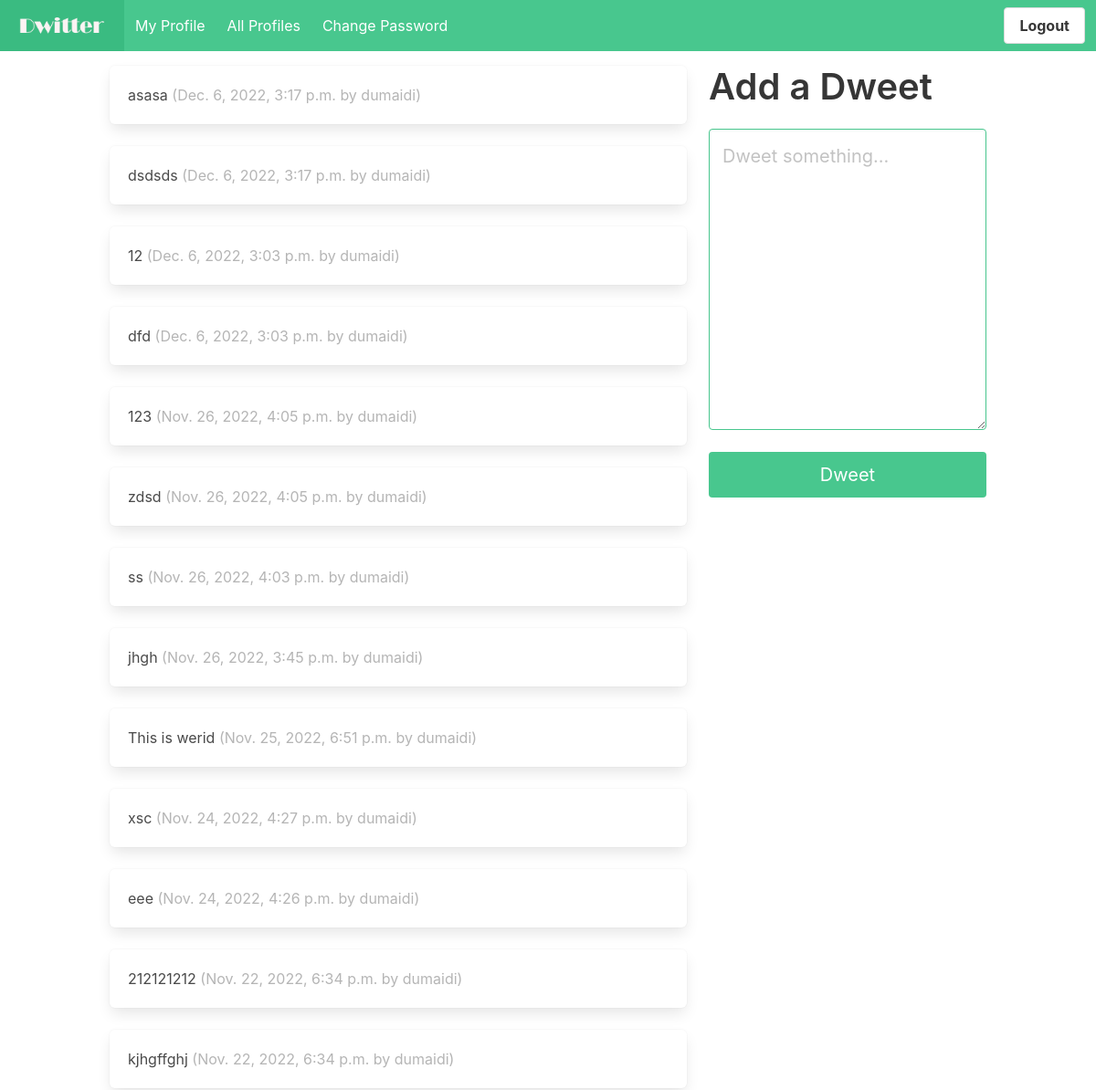
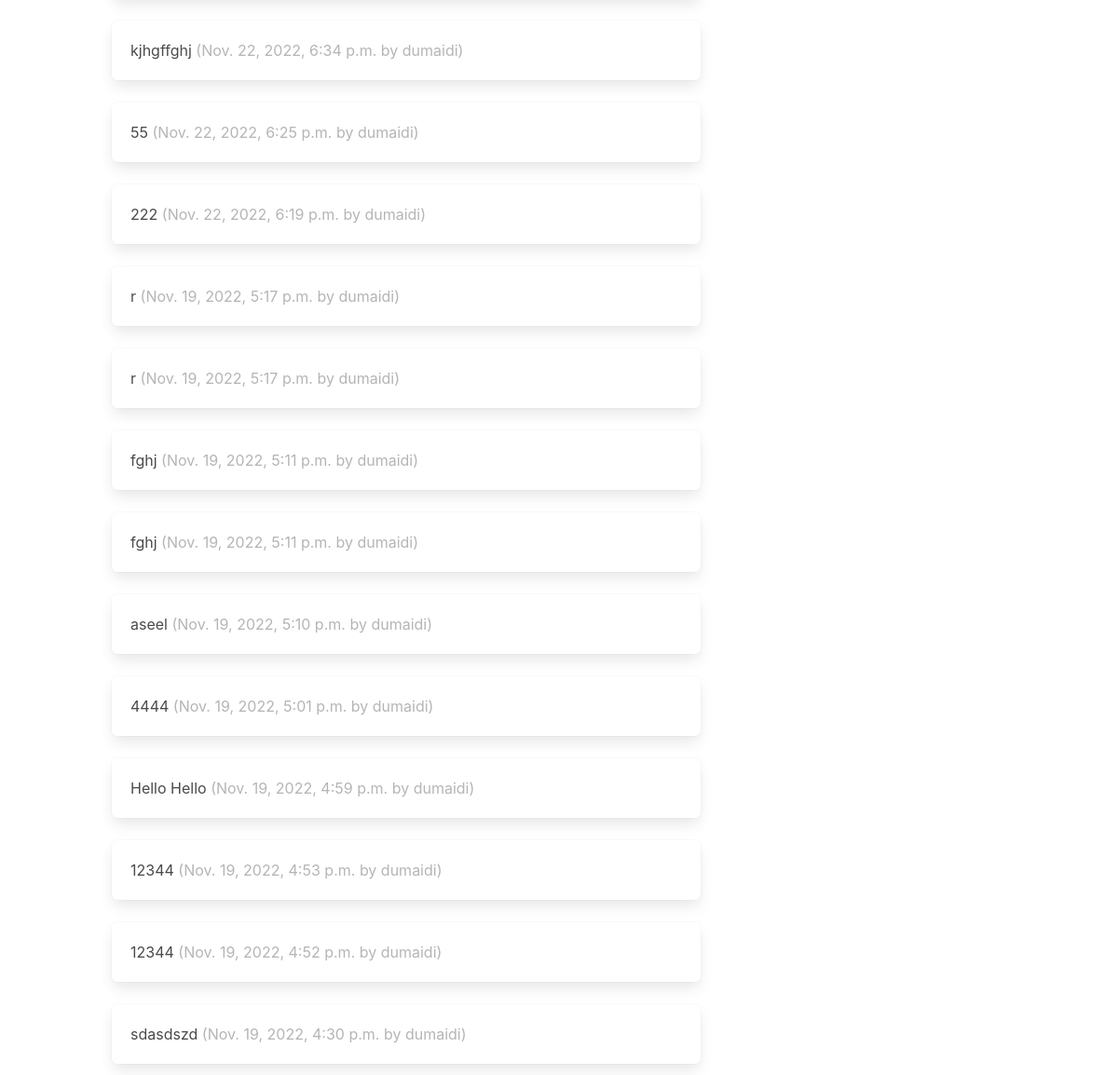
/dwitter/ (signed in), run on the app's committed database (2 pictures, top to bottom).
### dwitter/models.py (models this page shows, shortened)
class Dweet(models.Model):
    user = models.ForeignKey(
    User, related_name="dweets", on_delete=models.DO_NOTHING
    )
    body = models.CharField(max_length=140)
    created_at = models.DateTimeField(auto_now_add=True)

### dwitter/views.py (the view)
# urls.py: path("", dashboard, name="dashboard"),
@login_required
def dashboard(request):
    form = DweetForm(request.POST or None)
    if request.method == "POST":
        if form.is_valid():
            dweet = form.save(commit=False)
            dweet.user = request.user
            dweet.save()
            return redirect("dwitter:dashboard")
    followed_dweets = Dweet.objects.filter(
        user__profile__in=request.user.profile.follows.all()
    ).order_by("-created_at")
    return render(request,"dwitter/dashboard.html",{"form": form, "dweets": followed_dweets},)

### dwitter/forms.py
class DweetForm(forms.ModelForm):
    body = forms.CharField(
        required=True,
        widget=forms.widgets.Textarea(
            attrs={
            "placeholder": "Dweet something...",
            "class": "textarea is-success is-medium",
            }
        ),
        label="",
    )
    class Meta:
        model = Dweet
        exclude = ("user", )

### dwitter/templates/dwitter/dashboard.html (shortened to what this page needs)
{% extends 'base.html' %}
{% block content %}
<div class="column">
    {% for dweet in dweets %}
        <div class="box">
            {{dweet.body}}
            <span class="is-small has-text-grey-light">
                ({{ dweet.created_at }} by {{ dweet.user.username }})
            </span>
        </div>
    {% endfor %}
</div>
<div class="column is-one-third" id="post_form">
    <div class="block">
        <div class="block">
            <h2 class="title is-2">Add a Dweet</p>
        </div>
        <div class="block">
            <form method="post">
                {{ form.as_p }}
                <button class="button is-success is-fullwidth is-medium mt-5"
                        type="submit">Dweet
                </button>
            </form>
        </div>
    </div>
</div>
{% endblock content %}

### templates/base.html (shortened to what this page needs)
{% load static %}
<!DOCTYPE html>
<html lang="en">
  <head>
    <link rel="stylesheet" href="https://cdn.jsdelivr.net/npm/bulma@0.9.3/css/bulma.min.css" />
  </head>
  <body >
    <section class="hero is-small is-success mb-4">
    <nav class="navbar is-success " role="navigation" aria-label="main navigation" >
      <div class="navbar-brand">
        <a class="navbar-item" href="{% url 'dwitter:dashboard' %}">
          <img src="{% static "img/dwitter.png" %}" width="112" height="28">
        </a>
      </div>
      <div id="navbarBasicExample" class="navbar-menu">
        <div class="navbar-start">
           {% if request.user.is_authenticated %}
          <a class="navbar-item"  href="{% url 'dwitter:profile' request.user.profile.id %}">
            My Profile
          </a>
          <a class="navbar-item"  href="{% url 'dwitter:profile_list' %}">
            All Profiles
          </a>
          <a class="navbar-item" href="{% url 'password_change' %}">
            Change Password
          </a>
        </div>
        <div class="navbar-end">
          <div class="navbar-item">
            <div class="buttons">
              <div class="is-pulled-right ">
                 <a class="button is-family-secondary" href="{% url 'logout' %}">
                   <strong>Logout</strong>
                   </a>
               </div>
              {% endif %}
            </div>
          </div>
        </div>
      </div>
    </nav>
  </section>
    <div class="container">
      <div class="columns">
        {% block content %}
        {% endblock %}
      </div>
    </div>
  </body>
</html>

### data on the page
Dweet: body "asasa", created_at "Dec. 6, 2022, 3:17 p.m.", user.username "dumaidi"
Dweet: body "dsdsds", created_at "Dec. 6, 2022, 3:17 p.m.", user.username "dumaidi"
Dweet: body "12", created_at "Dec. 6, 2022, 3:03 p.m.", user.username "dumaidi"
Dweet: body "dfd", created_at "Dec. 6, 2022, 3:03 p.m.", user.username "dumaidi"
Dweet: body "123", created_at "Nov. 26, 2022, 4:05 p.m.", user.username "dumaidi"
Dweet: body "zdsd", created_at "Nov. 26, 2022, 4:05 p.m.", user.username "dumaidi"
Dweet: body "ss", created_at "Nov. 26, 2022, 4:03 p.m.", user.username "dumaidi"
Dweet: body "jhgh", created_at "Nov. 26, 2022, 3:45 p.m.", user.username "dumaidi"
Dweet: body "This is werid", created_at "Nov. 25, 2022, 6:51 p.m.", user.username "dumaidi"
Dweet: body "xsc", created_at "Nov. 24, 2022, 4:27 p.m.", user.username "dumaidi"
Dweet: body "eee", created_at "Nov. 24, 2022, 4:26 p.m.", user.username "dumaidi"
Dweet: body "212121212", created_at "Nov. 22, 2022, 6:34 p.m.", user.username "dumaidi"
Dweet: body "kjhgffghj", created_at "Nov. 22, 2022, 6:34 p.m.", user.username "dumaidi"
Dweet: body "kjhgffghj", created_at "Nov. 22, 2022, 6:34 p.m.", user.username "dumaidi"
Dweet: body "55", created_at "Nov. 22, 2022, 6:25 p.m.", user.username "dumaidi"
Dweet: body "222", created_at "Nov. 22, 2022, 6:19 p.m.", user.username "dumaidi"
Dweet: body "r", created_at "Nov. 19, 2022, 5:17 p.m.", user.username "dumaidi"
Dweet: body "r", created_at "Nov. 19, 2022, 5:17 p.m.", user.username "dumaidi"
Dweet: body "fghj", created_at "Nov. 19, 2022, 5:11 p.m.", user.username "dumaidi"
Dweet: body "fghj", created_at "Nov. 19, 2022, 5:11 p.m.", user.username "dumaidi"
Dweet: body "aseel", created_at "Nov. 19, 2022, 5:10 p.m.", user.username "dumaidi"
Dweet: body "4444", created_at "Nov. 19, 2022, 5:01 p.m.", user.username "dumaidi"
Dweet: body "Hello Hello", created_at "Nov. 19, 2022, 4:59 p.m.", user.username "dumaidi"
Dweet: body "12344", created_at "Nov. 19, 2022, 4:53 p.m.", user.username "dumaidi"
Dweet: body "12344", created_at "Nov. 19, 2022, 4:52 p.m.", user.username "dumaidi"
Dweet: body "sdasdszd", created_at "Nov. 19, 2022, 4:30 p.m.", user.username "dumaidi"
